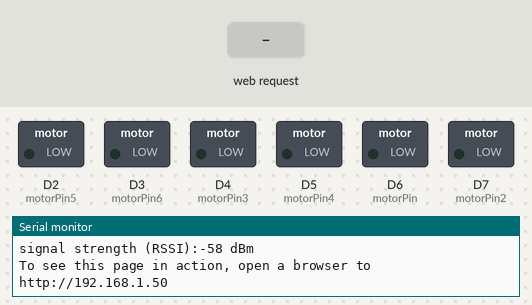
Bench run of a sketch on a simulated Arduino MKR. Shown: switched loads named in the sketch (green lamp = pin HIGH), the last lines printed to the serial monitor. Inputs (shaded band) come from the test bench. WiFi joins after 1.5 s; servers stay silent unless stated.

Above: at 12.7 s.
12.8 s: HTTP request GET /H received
At 13.1 s:
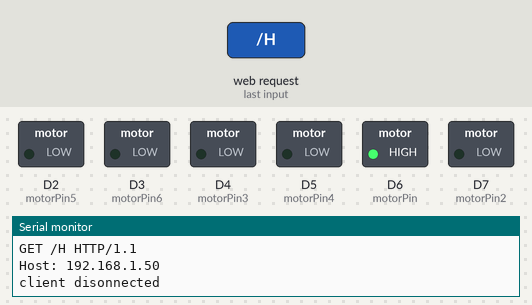
14.3 s: HTTP request GET /W received
At 15.4 s:
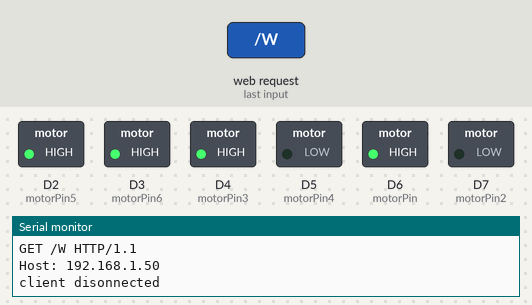
15.8 s: HTTP request GET /L received
At 16.5 s:
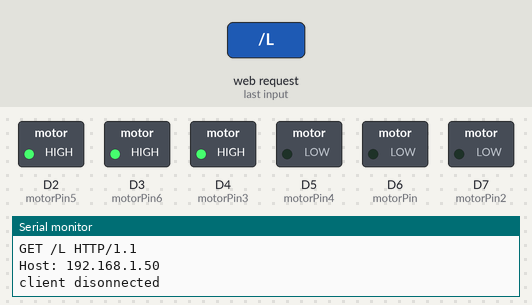
17.3 s: HTTP request GET /S received
At 17.7 s:
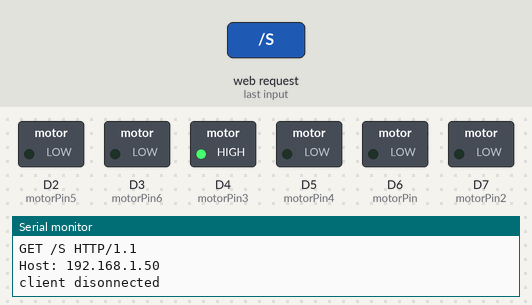
18.8 s: HTTP request GET /X received
At 20.0 s:
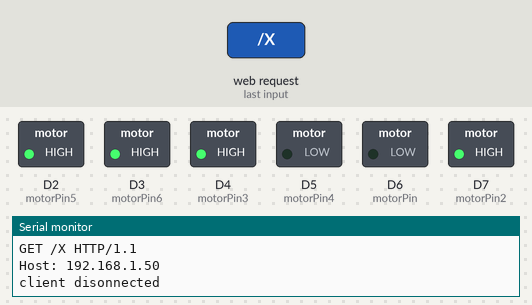
20.3 s: HTTP request GET /H received
At 21.2 s:
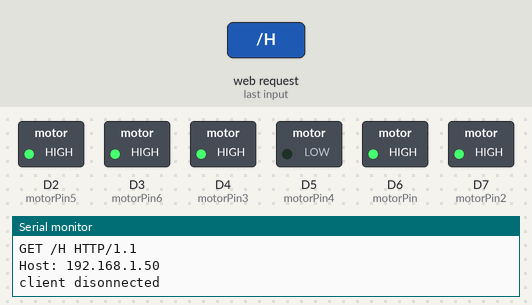
Timing chart, 0 to 22.8 s (numbered marks = the images above; inputs shaded):
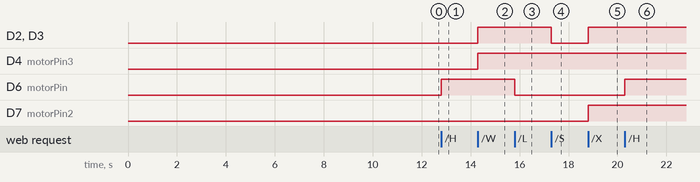

The sketch:

wifi_motors.ino
```cpp
/*
 * This program is to demonstrate the motors working over
 * WiFi, please configure the ssid and password to the network name
 * and password of your local network respectively
 *
 * Created by: Team Deliveroid
 * 03/22/2022
*/
#include <SPI.h>
#include <WiFi101.h>

char ssid[] = "";      //  your network SSID (name)
char pass[] = "";   // your network password
int keyIndex = 0;                 // your network key Index number (needed only for WEP)

int status = WL_IDLE_STATUS;
WiFiServer server(80);

int motorPin = 6; //motorA+
int motorPin2 = 7; //motorA-
int motorPin3 = 4; //motorB+
int motorPin4 = 5; //motorB-
int motorPin5 = 2; //pwm INA
int motorPin6 = 3; //pwm INB


void setup() {
  Serial.begin(115200);      // initialize serial communication
  pinMode(6, OUTPUT);      // set the LED pin mode
  pinMode(motorPin, OUTPUT); //motorA+
  pinMode(motorPin2, OUTPUT); //motorA-
  pinMode(motorPin3, OUTPUT); //motorB+
  pinMode(motorPin4, OUTPUT); //motorB-
  pinMode(motorPin5, OUTPUT); //pwm INA
  pinMode(motorPin6, OUTPUT); //pwm INB

  // check for the presence of the shield:
  if (WiFi.status() == WL_NO_SHIELD) {
    Serial.println("WiFi shield not present");
    while (true);       // don't continue
  }

  // attempt to connect to Wifi network:
  while ( status != WL_CONNECTED) {
    Serial.print("Attempting to connect to Network named: ");
    Serial.println(ssid);                   // print the network name (SSID);

    // Connect to WPA/WPA2 network. Change this line if using open or WEP network:
    status = WiFi.begin(ssid, pass);
    // wait 10 seconds for connection:
    delay(10000);
  }
  server.begin();                           // start the web server on port 80
  printWifiStatus();                        // you're connected now, so print out the status
}

void loop(){
  WiFiClient client = server.available();   // listen for incoming clients

  if (client) {                             // if you get a client,
    Serial.println("new client");           // print a message out the serial port
    String currentLine = "";                // make a String to hold incoming data from the client
    while (client.connected()) {            // loop while the client's connected
      if (client.available()) {             // if there's bytes to read from the client,
        char c = client.read();             // read a byte, then
        Serial.write(c);                    // print it out the serial monitor
        if (c == '\n') {                    // if the byte is a newline character

          // if the current line is blank, you got two newline characters in a row.
          // that's the end of the client HTTP request, so send a response:
          if (currentLine.length() == 0) {
            // HTTP headers always start with a response code (e.g. HTTP/1.1 200 OK)
            // and a content-type so the client knows what's coming, then a blank line:
            client.println("HTTP/1.1 200 OK");
            client.println("Content-type:text/html");
            client.println();

            // the content of the HTTP response follows the header:
            client.print("Click <a href=\"/H\">here</a> turn the LED on pin 6 on<br>");
            client.print("Click <a href=\"/L\">here</a> turn the LED on pin 6 off<br>");
            client.print("Click <a href=\"/W\">here</a> move FORWARD 8,0 on<br>");
            client.print("Click <a href=\"/S\">here</a> STOP off<br>");
            client.print("Click <a href=\"/X\">here</a> move REVERSE 7,1 on<br>");
            client.print("Click <a href=\"/A\">here</a> move LEFT 7,0 on<br>");
            client.print("Click <a href=\"/D\">here</a> move RIGHT 8,1 on<br>");
            // The HTTP response ends with another blank line:
            client.println();
            // break out of the while loop:
            break;
          }
          else {      // if you got a newline, then clear currentLine:
            currentLine = "";
          }
        }
        else if (c != '\r') {    // if you got anything else but a carriage return character,
          currentLine += c;      // add it to the end of the currentLine
        }

        // Check to see if the client request was "GET /H" or "GET /L" or "GET /W" or "GET /S" or "GET /X" or "GET /A" or "GET /D":
        if (currentLine.endsWith("GET /H")) {
          digitalWrite(6, HIGH);               // GET /H turns the LED on
        }
        if (currentLine.endsWith("GET /L")) {
          digitalWrite(6, LOW);                // GET /O turns the LED off
        }
        if (currentLine.endsWith("GET /W")) {
          digitalWrite(6, HIGH);               // GET /W moves FORWARD
          // digitalWrite(7, LOW);
          digitalWrite(4, HIGH);
          // digitalWrite(5, LOW);
          digitalWrite(2, HIGH);
          digitalWrite(3, HIGH);
        }
        if (currentLine.endsWith("GET /S")) {
          digitalWrite(2, LOW);                // GET /S STOP
          digitalWrite(3, LOW);
          digitalWrite(8, LOW);
          digitalWrite(7, LOW);
          digitalWrite(0, LOW);
          digitalWrite(1, LOW);
        }
        if (currentLine.endsWith("GET /X")) {
          digitalWrite(8, LOW);               // GET /X moves REVERSE
          digitalWrite(7, HIGH);
          digitalWrite(0, LOW);
          digitalWrite(1, HIGH);
          digitalWrite(2, HIGH);
          digitalWrite(3, HIGH);
        }
        if (currentLine.endsWith("GET /A")) {
          digitalWrite(8, LOW);               // GET /A moves LEFT
          digitalWrite(7, HIGH);
          digitalWrite(0, HIGH);
          digitalWrite(1, LOW);
          digitalWrite(2, HIGH);
          digitalWrite(3, HIGH);
        }
         if (currentLine.endsWith("GET /D")) {
          digitalWrite(8, HIGH);               // GET /D moves RIGHT
          digitalWrite(7, LOW);
          digitalWrite(0, LOW);
          digitalWrite(1, HIGH);
          digitalWrite(2, HIGH);
          digitalWrite(3, HIGH);
        }
      }
    }
    // close the connection:
    client.stop();
    Serial.println("client disonnected");
  }
}

void printWifiStatus() {
  // print the SSID of the network you're attached to:
  Serial.print("SSID: ");
  Serial.println(WiFi.SSID());

  // print your WiFi shield's IP address:
  IPAddress ip = WiFi.localIP();
  Serial.print("IP Address: ");
  Serial.println(ip);

  // print the received signal strength:
  long rssi = WiFi.RSSI();
  Serial.print("signal strength (RSSI):");
  Serial.print(rssi);
  Serial.println(" dBm");
  // print where to go in a browser:
  Serial.print("To see this page in action, open a browser to http://");
  Serial.println(ip);
}
```

Measured:
- after the input at 12.8 s, D6 (motorPin): LOW → HIGH at once
- after the input at 14.3 s, D2 (motorPin5), D3 (motorPin6), D4 (motorPin3): LOW → HIGH at once
- after the input at 15.8 s, D6 (motorPin): HIGH → LOW at once
- after the input at 17.3 s, D2 (motorPin5), D3 (motorPin6): HIGH → LOW at once
- after the input at 18.8 s, D2 (motorPin5), D3 (motorPin6), D7 (motorPin2): LOW → HIGH at once
- after the input at 20.3 s, D6 (motorPin): LOW → HIGH at once
